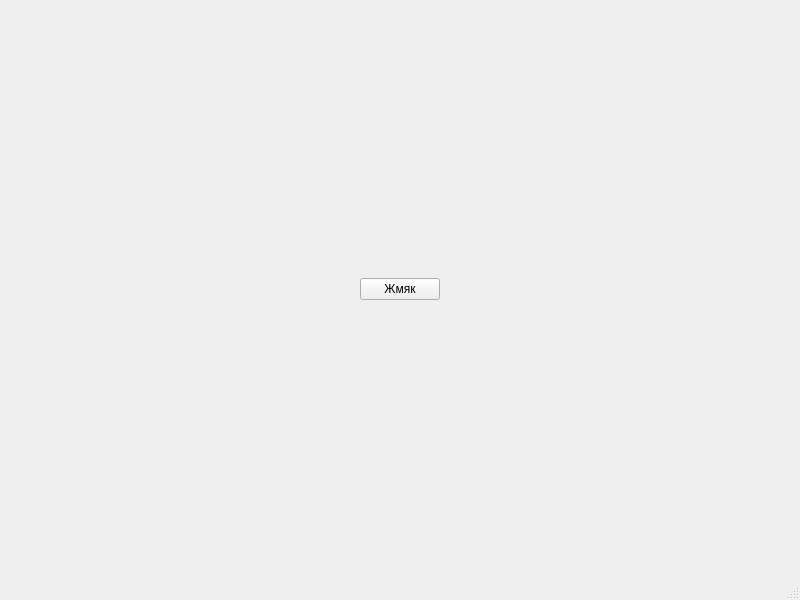
<?xml version="1.0" encoding="UTF-8"?>
<ui version="4.0">
 <class>MainWindow</class>
 <widget class="QMainWindow" name="MainWindow">
  <property name="geometry">
   <rect>
    <x>0</x>
    <y>0</y>
    <width>800</width>
    <height>600</height>
   </rect>
  </property>
  <property name="windowTitle">
   <string>Git и желтые окружности</string>
  </property>
  <widget class="QWidget" name="centralwidget">
   <layout class="QHBoxLayout" name="horizontalLayout">
    <item>
     <spacer name="horizontalSpacer">
      <property name="orientation">
       <enum>Qt::Horizontal</enum>
      </property>
      <property name="sizeHint" stdset="0">
       <size>
        <width>40</width>
        <height>20</height>
       </size>
      </property>
     </spacer>
    </item>
    <item>
     <widget class="QPushButton" name="draw_btn">
      <property name="text">
       <string>Жмяк</string>
      </property>
     </widget>
    </item>
    <item>
     <spacer name="horizontalSpacer_2">
      <property name="orientation">
       <enum>Qt::Horizontal</enum>
      </property>
      <property name="sizeHint" stdset="0">
       <size>
        <width>40</width>
        <height>20</height>
       </size>
      </property>
     </spacer>
    </item>
   </layout>
  </widget>
  <widget class="QMenuBar" name="menubar">
   <property name="geometry">
    <rect>
     <x>0</x>
     <y>0</y>
     <width>800</width>
     <height>21</height>
    </rect>
   </property>
  </widget>
  <widget class="QStatusBar" name="statusbar"/>
 </widget>
 <resources/>
 <connections/>
</ui>
